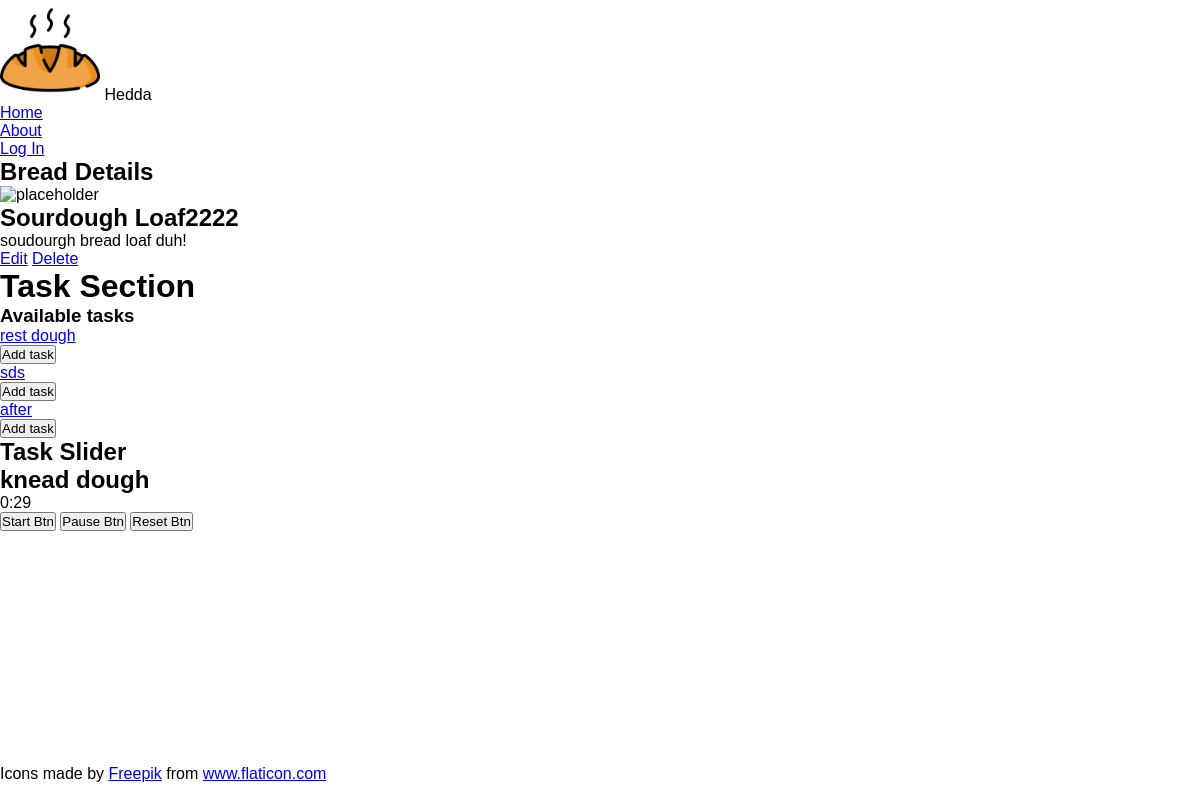
Before: /bread/1/ with the older database file.
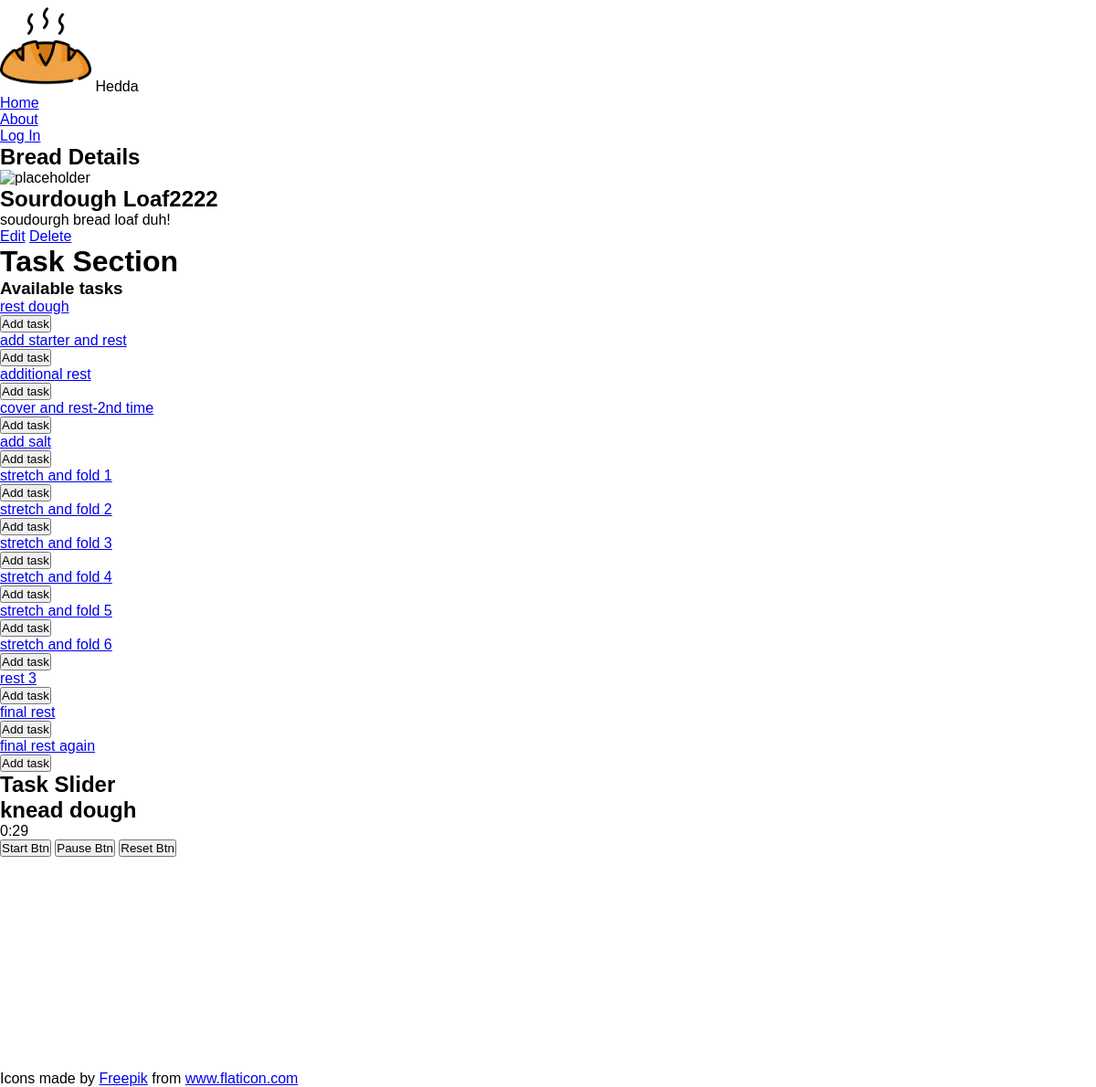
After: the same page with the newer database file.
### main_app/models.py (models this page shows, shortened)
class Bread(models.Model):
  name = models.CharField(max_length=100)
  description = models.TextField(max_length=250)
  tasks = models.ManyToManyField(Task)
  user = models.ForeignKey(User, on_delete=models.CASCADE)

class Task(models.Model):
  name = models.CharField(max_length=100)
  hours = models.CharField(max_length=2)
  minutes = models.CharField(max_length=2)

### main_app/views.py (the view)
# urls.py: path('bread/<int:bread_id>/', views.breads_detail, name='breads_detail'),
def breads_detail(request, bread_id):
  bread = Bread.objects.get(id=bread_id)
  tasks_bread_doesnt_have = Task.objects.exclude(id__in = bread.tasks.all().values_list('id'))
  return render(request, 'breads/detail.html', {
    'bread': bread, 'tasks': tasks_bread_doesnt_have
  })

### main_app/templates/breads/detail.html (shortened to what this page needs)
{% extends 'base.html' %} {% load static %}  {% block content %}
<section class="page-header">
  <h1>Bread Details</h1>
</section>
<section class="card-container">
  <div class="card">
    <div class="card-content">
      <div class="card-img-container">
        {% if bread.photo.url %}
      <img
        src="{{bread.photo.url}}"
        alt="A photo of {{bread.name}}"
        class="usr-img"
      >
    {% else %}
      <img
        src=""
        alt="placeholder"
      >
    {% endif %}
      </div>
      <h2 class="card-title">{{ bread.name }}</h2>
      <p>{{ bread.description }}</p>
    </div>
     <div>
      <a href="{% url 'breads_update' bread.id %}" class="btn warn">Edit</a>
      <a href="{% url 'breads_delete' bread.id %}" class="btn danger">Delete</a>
    </div>
  </div>
</section>
<h1>Task Section</h1>
<section class="tasks">
    <div class="subsection-content">
    <h3>Available tasks</h3>
      {% if tasks.count %}
        {% for task in tasks.all %}
          <div class="task-container">
            <a href="{% url 'tasks_detail' task.id %}">
              <p>{{ task.name }}</p>
            </a>
            <form action="{% url 'add_task' bread.id task.id %}" method="post">
              <button type="submit" class="btn submit">Add task</button>
            </form>
          </div>
        {% endfor %}
      {% else %}
        <p class="all-tasks">
          You have added all the available tasks!
        </p>
      {% endif %}
    </div>
<h1>Task Slider</h1>
{% if bread.tasks.count %}
  {% for task in bread.tasks.all %}
  <div class="card" id="taskid">
      <div class="card-content">
        <h2>{{ task.name }}</h2>
        <p id="timer">
          <span id="hour">{{ task.hours }}</span>:<span id="min">{{ task.minutes }}</span>
        </p>
        <button>
          <span>Start Btn</span>
        </button>
        <button>
          <span>Pause Btn</span>
        </button>
        <button>
          <span>Reset Btn</span>
        </button>
      {% endfor %}
      {% endif %}
      </div>
  </section>
{% endblock %}

### main_app/templates/base.html (shortened to what this page needs)
{% load static %}
<!DOCTYPE html>
<html lang="en">
  <head>
    <link rel="stylesheet" type="text/css" href="{% static 'css/base.css' %}" />
  </head>
  <body>
    <nav class='nav'>
      <div>
      <img src="{% static 'images/bread.png' %}" alt="bread logo" style="height:100px; width:100px">
      <span>Hedda</span>
      </div>
      <ul>
        {% if user.is_authenticated %}
        <li><a href="{% url 'home' %}">Home</a></li>
        <li><a href="{% url 'breads_index' %}">All breads</a></li>
        <li><a href="{% url 'tasks_index' %}">All tasks</a></li>
        <li><a href="{% url 'breads_create' %}">Add a bread</a></li>
        <li><a href="{% url 'tasks_create' %}">Add a task</a></li>
        <li><a href="{% url 'about' %}">About</a></li>
        <li><a href="{% url 'logout' %}">Log Out</a></li>
        {% else %}
        <li><a href="{% url 'home' %}">Home</a></li>
        <li><a href="{% url 'about' %}">About</a></li>
        <li><a href="{% url 'home' %}">Log In</a></li>
        {% endif %}
      </ul>
    </nav>
    <main>{% block content %} {% endblock %}</main>
    <br>
    <br>
    <br>
    <br>
    <br>
    <br>
    <br>
    <br>
    <br>
    <br>
    <br>
    <br>
    <br>
     <footer>
    <div>
      Icons made by
      <a href="https://www.freepik.com" title="Freepik">Freepik</a> from
      <a href="https://www.flaticon.com/" title="Flaticon">www.flaticon.com</a>
    </div>
  </footer>
  </body>
</html>

### main_app/static/css/base.css (style rules this page uses)
* { margin: 0; padding: 0; box-sizing: border-box; }
body { font-family: montserrat, sans-serif; }

Changed rows visible on the page:
removed Task: name "sds", shown under "Available tasks"
removed Task: name "after", shown under "Available tasks"
added Task: name "add starter and rest", shown under "Available tasks"
added Task: name "additional rest", shown under "Available tasks"
added Task: name "cover and rest-2nd time", shown under "Available tasks"
added Task: name "add salt", shown under "Available tasks"
added Task: name "stretch and fold 1", shown under "Available tasks"
added Task: name "stretch and fold 2", shown under "Available tasks"
added Task: name "stretch and fold 3", shown under "Available tasks"
added Task: name "stretch and fold 4", shown under "Available tasks"
added Task: name "stretch and fold 5", shown under "Available tasks"
added Task: name "stretch and fold 6", shown under "Available tasks"
added Task: name "rest 3", shown under "Available tasks"
added Task: name "final rest", shown under "Available tasks"
added Task: name "final rest again", shown under "Available tasks"
